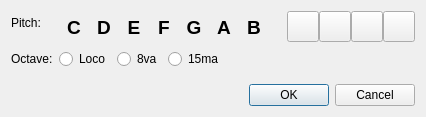
<?xml version="1.0" encoding="UTF-8"?>
<ui version="4.0">
 <class>ArtificialHarmonicDialog</class>
 <widget class="QDialog" name="ArtificialHarmonicDialog">
  <property name="windowModality">
   <enum>Qt::WindowModal</enum>
  </property>
  <property name="geometry">
   <rect>
    <x>0</x>
    <y>0</y>
    <width>426</width>
    <height>117</height>
   </rect>
  </property>
  <property name="windowTitle">
   <string>Artificial Harmonic</string>
  </property>
  <property name="modal">
   <bool>true</bool>
  </property>
  <layout class="QVBoxLayout" name="verticalLayout">
   <item>
    <layout class="QFormLayout" name="formLayout">
     <item row="0" column="0">
      <widget class="QLabel" name="pitchLabel">
       <property name="text">
        <string>Pitch:</string>
       </property>
      </widget>
     </item>
     <item row="1" column="0">
      <widget class="QLabel" name="octaveLabel">
       <property name="text">
        <string>Octave:</string>
       </property>
      </widget>
     </item>
     <item row="1" column="1">
      <layout class="QHBoxLayout" name="horizontalLayout">
       <item>
        <widget class="QRadioButton" name="octaveLocoButton">
         <property name="text">
          <string>Loco</string>
         </property>
        </widget>
       </item>
       <item>
        <widget class="QRadioButton" name="octave8vaButton">
         <property name="text">
          <string>8va</string>
         </property>
        </widget>
       </item>
       <item>
        <widget class="QRadioButton" name="octave15maButton">
         <property name="text">
          <string>15ma</string>
         </property>
        </widget>
       </item>
       <item>
        <spacer name="horizontalSpacer">
         <property name="orientation">
          <enum>Qt::Horizontal</enum>
         </property>
         <property name="sizeHint" stdset="0">
          <size>
           <width>40</width>
           <height>20</height>
          </size>
         </property>
        </spacer>
       </item>
      </layout>
     </item>
     <item row="0" column="1">
      <layout class="QHBoxLayout" name="horizontalLayout_2">
       <property name="spacing">
        <number>0</number>
       </property>
       <item>
        <widget class="QToolButton" name="keyCButton">
         <property name="minimumSize">
          <size>
           <width>30</width>
           <height>32</height>
          </size>
         </property>
         <property name="font">
          <font>
           <pointsize>14</pointsize>
           <weight>75</weight>
           <bold>true</bold>
          </font>
         </property>
         <property name="text">
          <string>C</string>
         </property>
         <property name="checkable">
          <bool>true</bool>
         </property>
         <property name="autoRaise">
          <bool>true</bool>
         </property>
        </widget>
       </item>
       <item>
        <widget class="QToolButton" name="keyDButton">
         <property name="minimumSize">
          <size>
           <width>30</width>
           <height>32</height>
          </size>
         </property>
         <property name="font">
          <font>
           <pointsize>14</pointsize>
           <weight>75</weight>
           <bold>true</bold>
          </font>
         </property>
         <property name="text">
          <string>D</string>
         </property>
         <property name="checkable">
          <bool>true</bool>
         </property>
         <property name="autoRaise">
          <bool>true</bool>
         </property>
        </widget>
       </item>
       <item>
        <widget class="QToolButton" name="keyEButton">
         <property name="minimumSize">
          <size>
           <width>30</width>
           <height>32</height>
          </size>
         </property>
         <property name="font">
          <font>
           <pointsize>14</pointsize>
           <weight>75</weight>
           <bold>true</bold>
          </font>
         </property>
         <property name="text">
          <string>E</string>
         </property>
         <property name="checkable">
          <bool>true</bool>
         </property>
         <property name="autoRaise">
          <bool>true</bool>
         </property>
        </widget>
       </item>
       <item>
        <widget class="QToolButton" name="keyFButton">
         <property name="minimumSize">
          <size>
           <width>30</width>
           <height>32</height>
          </size>
         </property>
         <property name="font">
          <font>
           <pointsize>14</pointsize>
           <weight>75</weight>
           <bold>true</bold>
          </font>
         </property>
         <property name="text">
          <string>F</string>
         </property>
         <property name="checkable">
          <bool>true</bool>
         </property>
         <property name="autoRaise">
          <bool>true</bool>
         </property>
        </widget>
       </item>
       <item>
        <widget class="QToolButton" name="keyGButton">
         <property name="minimumSize">
          <size>
           <width>30</width>
           <height>32</height>
          </size>
         </property>
         <property name="font">
          <font>
           <pointsize>14</pointsize>
           <weight>75</weight>
           <bold>true</bold>
          </font>
         </property>
         <property name="text">
          <string>G</string>
         </property>
         <property name="checkable">
          <bool>true</bool>
         </property>
         <property name="autoRaise">
          <bool>true</bool>
         </property>
        </widget>
       </item>
       <item>
        <widget class="QToolButton" name="keyAButton">
         <property name="minimumSize">
          <size>
           <width>30</width>
           <height>32</height>
          </size>
         </property>
         <property name="font">
          <font>
           <pointsize>14</pointsize>
           <weight>75</weight>
           <bold>true</bold>
          </font>
         </property>
         <property name="text">
          <string>A</string>
         </property>
         <property name="checkable">
          <bool>true</bool>
         </property>
         <property name="autoRaise">
          <bool>true</bool>
         </property>
        </widget>
       </item>
       <item>
        <widget class="QToolButton" name="keyBButton">
         <property name="minimumSize">
          <size>
           <width>30</width>
           <height>32</height>
          </size>
         </property>
         <property name="font">
          <font>
           <pointsize>14</pointsize>
           <weight>75</weight>
           <bold>true</bold>
          </font>
         </property>
         <property name="text">
          <string>B</string>
         </property>
         <property name="checkable">
          <bool>true</bool>
         </property>
         <property name="autoRaise">
          <bool>true</bool>
         </property>
        </widget>
       </item>
       <item>
        <spacer name="horizontalSpacer_2">
         <property name="orientation">
          <enum>Qt::Horizontal</enum>
         </property>
         <property name="sizeHint" stdset="0">
          <size>
           <width>40</width>
           <height>20</height>
          </size>
         </property>
        </spacer>
       </item>
       <item>
        <widget class="QToolButton" name="sharpButton">
         <property name="text">
          <string/>
         </property>
         <property name="icon">
          <iconset resource="../build/resources.qrc">
           <normaloff>:/images/sharp.png</normaloff>:/images/sharp.png</iconset>
         </property>
         <property name="iconSize">
          <size>
           <width>24</width>
           <height>24</height>
          </size>
         </property>
         <property name="checkable">
          <bool>true</bool>
         </property>
        </widget>
       </item>
       <item>
        <widget class="QToolButton" name="flatButton">
         <property name="text">
          <string/>
         </property>
         <property name="icon">
          <iconset resource="../build/resources.qrc">
           <normaloff>:/images/flat.png</normaloff>:/images/flat.png</iconset>
         </property>
         <property name="iconSize">
          <size>
           <width>24</width>
           <height>24</height>
          </size>
         </property>
         <property name="checkable">
          <bool>true</bool>
         </property>
        </widget>
       </item>
       <item>
        <widget class="QToolButton" name="doubleSharpButton">
         <property name="text">
          <string/>
         </property>
         <property name="icon">
          <iconset resource="../build/resources.qrc">
           <normaloff>:/images/double_sharp.png</normaloff>:/images/double_sharp.png</iconset>
         </property>
         <property name="iconSize">
          <size>
           <width>24</width>
           <height>24</height>
          </size>
         </property>
         <property name="checkable">
          <bool>true</bool>
         </property>
        </widget>
       </item>
       <item>
        <widget class="QToolButton" name="doubleFlatButton">
         <property name="text">
          <string/>
         </property>
         <property name="icon">
          <iconset resource="../build/resources.qrc">
           <normaloff>:/images/double_flat.png</normaloff>:/images/double_flat.png</iconset>
         </property>
         <property name="iconSize">
          <size>
           <width>24</width>
           <height>24</height>
          </size>
         </property>
         <property name="checkable">
          <bool>true</bool>
         </property>
        </widget>
       </item>
      </layout>
     </item>
    </layout>
   </item>
   <item>
    <widget class="QDialogButtonBox" name="buttonBox">
     <property name="orientation">
      <enum>Qt::Horizontal</enum>
     </property>
     <property name="standardButtons">
      <set>QDialogButtonBox::Cancel|QDialogButtonBox::Ok</set>
     </property>
    </widget>
   </item>
  </layout>
 </widget>
 <resources>
  <include location="../build/resources.qrc"/>
 </resources>
 <connections>
  <connection>
   <sender>buttonBox</sender>
   <signal>accepted()</signal>
   <receiver>ArtificialHarmonicDialog</receiver>
   <slot>accept()</slot>
   <hints>
    <hint type="sourcelabel">
     <x>248</x>
     <y>254</y>
    </hint>
    <hint type="destinationlabel">
     <x>157</x>
     <y>274</y>
    </hint>
   </hints>
  </connection>
  <connection>
   <sender>buttonBox</sender>
   <signal>rejected()</signal>
   <receiver>ArtificialHarmonicDialog</receiver>
   <slot>reject()</slot>
   <hints>
    <hint type="sourcelabel">
     <x>316</x>
     <y>260</y>
    </hint>
    <hint type="destinationlabel">
     <x>286</x>
     <y>274</y>
    </hint>
   </hints>
  </connection>
 </connections>
</ui>
